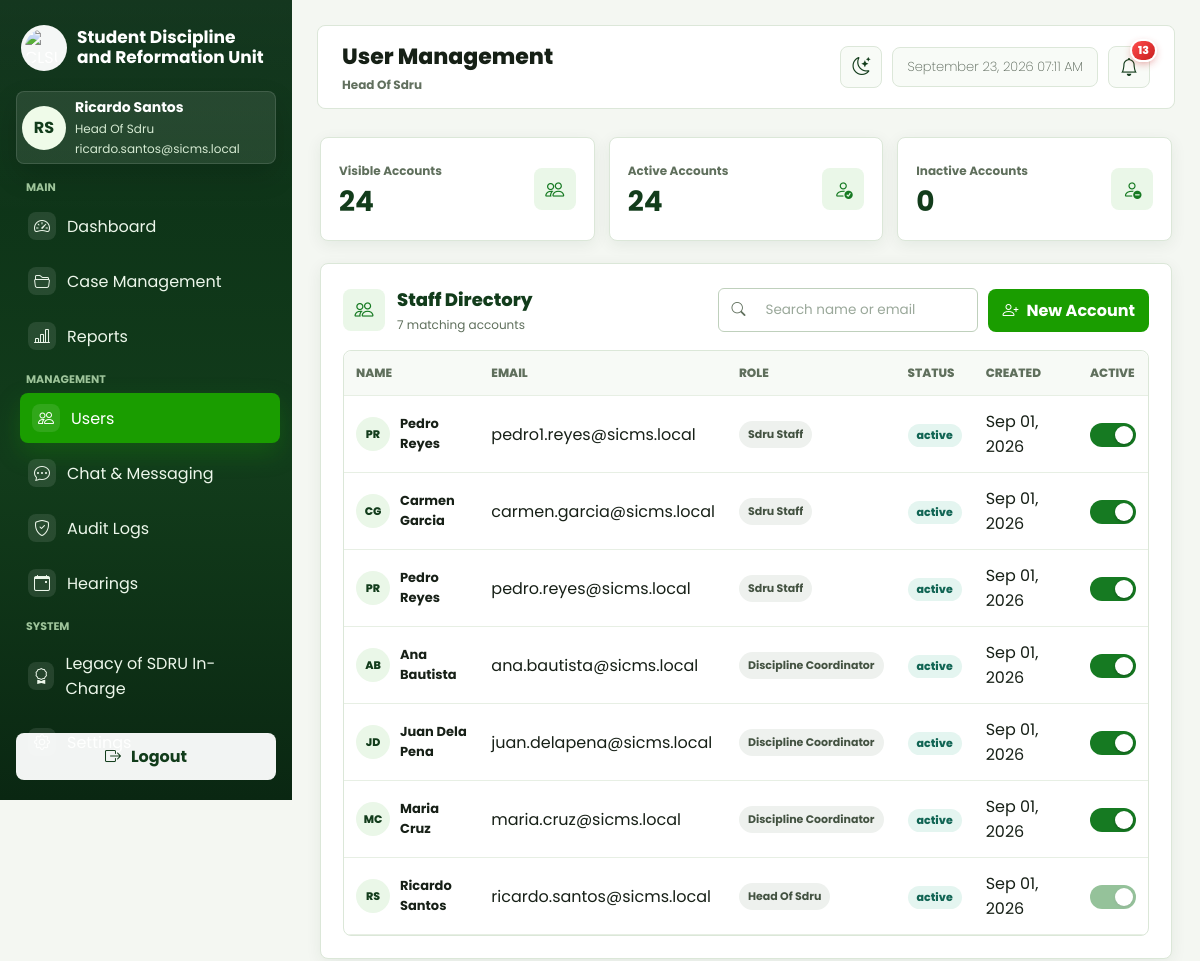
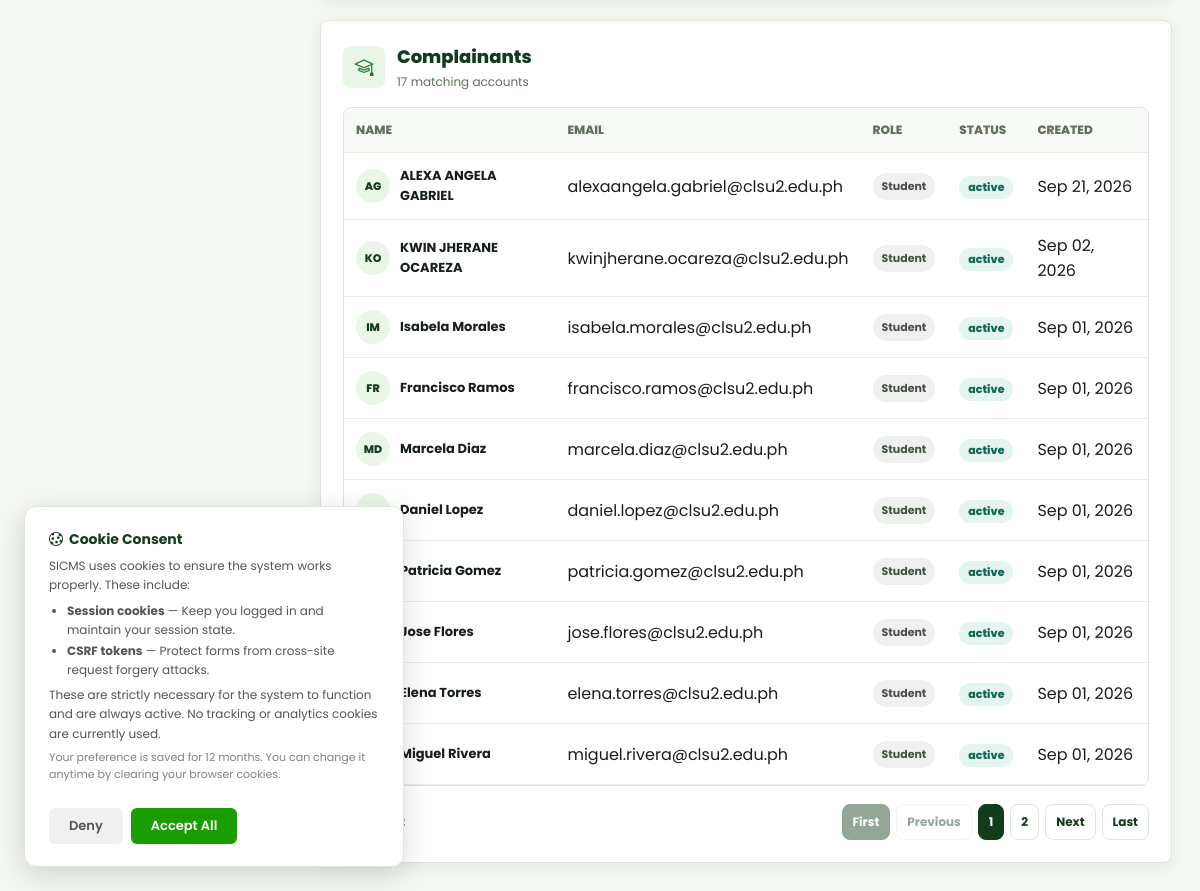
The app's page /web/views/accounts/index.php (signed in) with its own data (2 pictures, top to bottom).
### tables this page shows
CREATE TABLE `accounts` (
  `account_id` int UNSIGNED NOT NULL,
  `first_name` varchar(100) NOT NULL,
  `last_name` varchar(100) NOT NULL,
  `email` varchar(255) NOT NULL,
  `password_hash` varchar(255) DEFAULT NULL,
  `auth_provider` varchar(50) DEFAULT NULL,
  `role` varchar(50) NOT NULL DEFAULT 'student',
  `status` varchar(20) NOT NULL DEFAULT 'active',
  `college_id` int UNSIGNED DEFAULT NULL,
  `student_number` varchar(50) DEFAULT NULL,
  `college` varchar(255) DEFAULT NULL,
  `course` varchar(255) DEFAULT NULL,
  `section` varchar(50) DEFAULT NULL,
  `created_at` datetime NOT NULL DEFAULT CURRENT_TIMESTAMP,
  `updated_at` datetime NOT NULL DEFAULT CURRENT_TIMESTAMP ON UPDATE CURRENT_TIMESTAMP,
  `phone_number` varchar(20) NOT NULL DEFAULT '',
  `gender` varchar(20) NOT NULL DEFAULT '',
  `birthday` date DEFAULT NULL,
  `address` text NOT NULL,
  `profile_pic` varchar(255) DEFAULT NULL
);

### web/views/accounts/index.php (the view, shortened to what the rows shown need)
<?php
require_once __DIR__ . '/../../controllers/AccountController.php';
$controller = new AccountController();
$viewData = $controller->index();
$user = $viewData['user'];
$accounts = $viewData['accounts'];
$complainants = $viewData['complainants'];
$isHead = !empty($viewData['isHead']);
function h($value) {
    return htmlspecialchars((string) $value);
}
function account_role_label($role) {
    $labels = ['coordinator' => 'Discipline Coordinator', 'reformation-coordinator' => 'Reformation Coordinator'];
    $key = strtolower(str_replace(['_', ' '], '-', (string) $role));
    return $labels[$key] ?? ucwords(str_replace(['-', '_'], ' ', (string) $role));
}
?>
<!DOCTYPE html>
<html lang="en">
<head>
    <link rel="stylesheet" href="../layout/style.css">
    <link rel="stylesheet" href="../layout/accounts.css?v=2">
    <link rel="stylesheet" href="../layout/sidebar.css">
    <link rel="stylesheet" href="https://cdn.jsdelivr.net/npm/bootstrap-icons@1.11.3/font/bootstrap-icons.min.css">
    <link rel="stylesheet" href="../layout/system.css?v=2">
    <link rel="stylesheet" href="../layout/users.css?v=3">
</head>
<body>
    <div class="dashboard-shell">
        <?php require __DIR__ . '/../layout/sidebar.php'; ?>
        <div class="app-content">
            <?php $pageTitle = 'User Management'; require __DIR__ . '/../layout/topbar.php'; ?>
    <main class="wrap users-page">
        <?php if ($isHead): ?><section class="panel user-directory-panel">
            <div class="panel-heading directory-heading">
                <div><h2>Staff Directory</h2><p><span id="staffCount"><?= (int) count($accounts) ?></span> matching account<?= count($accounts) === 1 ? '' : 's' ?></p></div>
            </div>
            <div class="table-wrap">
                <table>
                    <thead>
                        <tr>
                            <th>Name</th>
                            <th>Email</th>
                            <th>Role</th>
                            <th>Status</th>
                            <th>Created</th>
                            <th>Active</th>
                        </tr>
                    </thead>
                    <tbody id="userTableBody">
                        <?php foreach ($accounts as $account): ?>
                            <?php $isOwnAccount = (int) $account['account_id'] === (int) $user['account_id']; ?>
                            <tr>
                                <td>
                                    <div class="user-identity">
                                        <span class="user-avatar" aria-hidden="true"><?= h(strtoupper(substr($account['first_name'], 0, 1) . substr($account['last_name'], 0, 1))) ?></span>
                                        <strong><?= h(trim($account['first_name'] . ' ' . $account['last_name'])) ?></strong>
                                    </div>
                                </td>
                                <td><?= h($account['email']) ?></td>
                                <td><span class="role-badge"><?= h(account_role_label($account['role'])) ?></span></td>
                                <td><span class="status"><?= h($account['status']) ?></span></td>
                                <td><?= h(date('M d, Y', strtotime($account['created_at']))) ?></td>
                                <td>
                                    <label class="account-toggle" title="<?= $isOwnAccount ? 'You cannot change your own account' : '' ?>">
                                        <span class="slider"></span>
                                    </label>
                                </td>
                            </tr>
                        <?php endforeach; ?>
                    </tbody>
                </table>
            </div>
        </section><?php endif; ?>
        <?php if ($isHead): ?><section class="panel user-directory-panel">
            <div class="panel-heading directory-heading">
                <div><h2>Complainants</h2><p><span id="complainantCount"><?= (int) count($complainants) ?></span> matching account<?= count($complainants) === 1 ? '' : 's' ?></p></div>
            </div>
            <div class="table-wrap">
                <table>
                    <thead>
                        <tr>
                            <th>Name</th>
                            <th>Email</th>
                            <th>Role</th>
                            <th>Status</th>
                            <th>Created</th>
                        </tr>
                    </thead>
                    <tbody id="complainantTableBody">
                        <?php foreach ($complainants as $account): ?>
                            <tr>
                                <td>
                                    <div class="user-identity">
                                        <span class="user-avatar" aria-hidden="true"><?= h(strtoupper(substr($account['first_name'], 0, 1) . substr($account['last_name'], 0, 1))) ?></span>
                                        <strong><?= h(trim($account['first_name'] . ' ' . $account['last_name'])) ?></strong>
                                    </div>
                                </td>
                                <td><?= h($account['email']) ?></td>
                                <td><span class="role-badge"><?= h(account_role_label($account['role'])) ?></span></td>
                                <td><span class="status"><?= h($account['status']) ?></span></td>
                                <td><?= h(date('M d, Y', strtotime($account['created_at']))) ?></td>
                            </tr>
                        <?php endforeach; ?>
                    </tbody>
                </table>
            </div>
        </section><?php endif; ?>
    </main>
        </div>
    </div>
</body>
</html>

### web/views/layout/sidebar.php (shortened to what the rows shown need)
<?php
require __DIR__ . '/navigation.php';
$userEmail = isset($user['email']) ? $user['email'] : '';
?>
<aside class="sidebar" id="app-sidebar">
    <div class="sidebar-profile">
        <div class="avatar" aria-hidden="true"><?php if (!empty($user['profile_pic'])): ?><img src="<?= h(app_url('web/views/settings/profile_pic.php?id=' . (int) $user['account_id'])) ?>" alt=""><?php else: ?><?= h($initials) ?><?php endif; ?></div>
        <div>
            <div class="profile-name"><?= h($displayName) ?></div>
            <div class="profile-role"><?= h($roleLabel) ?></div>
            <div class="profile-email"><?= h($userEmail) ?></div>
        </div>
    </div>
</aside>

### web/views/layout/topbar.php (shortened to what the rows shown need)
<?php
require __DIR__ . '/navigation.php';
require_once __DIR__ . '/../../helpers/Security.php';
$pageTitle = $pageTitle ?? 'Dashboard';
$hidePageTitle = $hidePageTitle ?? false;
?>
<div class="app-topbar-container">
    <header class="app-topbar<?= $hidePageTitle ? ' app-topbar-titleless' : '' ?>">
        <?php if (!$hidePageTitle): ?>
            <div class="app-topbar-title">
                <h1><?= h($pageTitle) ?></h1>
                <p><?= h($roleLabel) ?></p>
            </div>
        <?php endif; ?>
    </header>
</div>

### records on screen
accounts: initials "RS", displayName "Ricardo Santos", role "Head Of Sdru", email "ricardo.santos@sicms.local", first_name+last_name "RS", first_name+last_name "Ricardo Santos", status "active", created_at "Sep 01, 2026"
accounts: first_name+last_name "PR", first_name+last_name "Pedro Reyes", email "pedro1.reyes@sicms.local", role "Sdru Staff", status "active", created_at "Sep 01, 2026"
accounts: first_name+last_name "CG", first_name+last_name "Carmen Garcia", email "carmen.garcia@sicms.local", role "Sdru Staff", status "active", created_at "Sep 01, 2026"
accounts: first_name+last_name "PR", first_name+last_name "Pedro Reyes", email "pedro.reyes@sicms.local", role "Sdru Staff", status "active", created_at "Sep 01, 2026"
accounts: first_name+last_name "AB", first_name+last_name "Ana Bautista", email "ana.bautista@sicms.local", role "Discipline Coordinator", status "active", created_at "Sep 01, 2026"
accounts: first_name+last_name "JD", first_name+last_name "Juan Dela Pena", email "juan.delapena@sicms.local", role "Discipline Coordinator", status "active", created_at "Sep 01, 2026"
accounts: first_name+last_name "MC", first_name+last_name "Maria Cruz", email "maria.cruz@sicms.local", role "Discipline Coordinator", status "active", created_at "Sep 01, 2026"
accounts: first_name+last_name "AG", first_name+last_name "ALEXA ANGELA GABRIEL", email "alexaangela.gabriel@clsu2.edu.ph", role "Student", status "active", created_at "Sep 21, 2026"
accounts: first_name+last_name "KO", first_name+last_name "KWIN JHERANE OCAREZA", email "kwinjherane.ocareza@clsu2.edu.ph", role "Student", status "active", created_at "Sep 02, 2026"
accounts: first_name+last_name "IM", first_name+last_name "Isabela Morales", email "isabela.morales@clsu2.edu.ph", role "Student", status "active", created_at "Sep 01, 2026"
accounts: first_name+last_name "FR", first_name+last_name "Francisco Ramos", email "francisco.ramos@clsu2.edu.ph", role "Student", status "active", created_at "Sep 01, 2026"
accounts: first_name+last_name "MD", first_name+last_name "Marcela Diaz", email "marcela.diaz@clsu2.edu.ph", role "Student", status "active", created_at "Sep 01, 2026"
accounts: first_name+last_name "Daniel Lopez", email "daniel.lopez@clsu2.edu.ph", role "Student", status "active", created_at "Sep 01, 2026"
accounts: first_name+last_name "Patricia Gomez", email "patricia.gomez@clsu2.edu.ph", role "Student", status "active", created_at "Sep 01, 2026"
accounts: first_name+last_name "Jose Flores", email "jose.flores@clsu2.edu.ph", role "Student", status "active", created_at "Sep 01, 2026"
accounts: first_name+last_name "Elena Torres", email "elena.torres@clsu2.edu.ph", role "Student", status "active", created_at "Sep 01, 2026"
accounts: first_name+last_name "Miguel Rivera", email "miguel.rivera@clsu2.edu.ph", role "Student", status "active", created_at "Sep 01, 2026"

### other values on screen
$groupLabel "MAIN"
$item['label'] "Dashboard"
$item['label'] "Case Management"
$item['label'] "Reports"
$groupLabel "MANAGEMENT"
$item['label'] "Users"
$item['label'] "Chat & Messaging"
$item['label'] "Audit Logs"
$item['label'] "Hearings"
$groupLabel "SYSTEM"
$item['label'] "Legacy of SDRU In-Charge"
$pageTitle "User Management"
$unreadNotificationCount "13"
$item['label'] "Visible Accounts"
$item['value'] "24"
